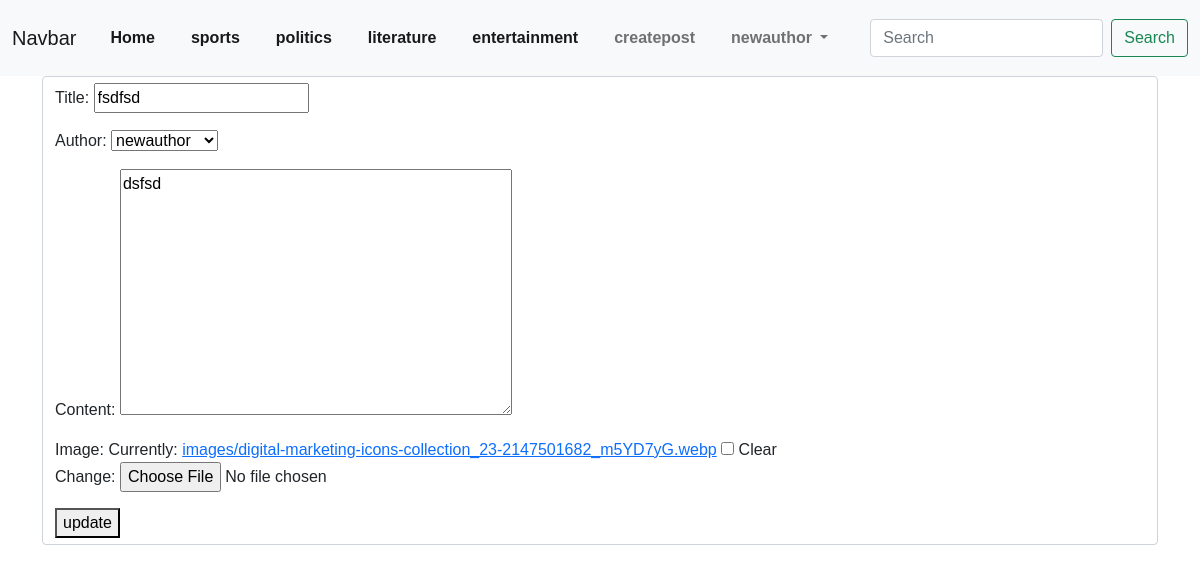
Page /article/edit/22 (signed in) on the committed database.
### mypost/models.py (models this page shows, shortened)
class category(models.Model):
    name= models.CharField(max_length=255)
    def __str__(self):
        return (self.name)

class post(models.Model):
    title= models.CharField(max_length=255)
    author=models.ForeignKey(User,on_delete=models.CASCADE)
    content=models.TextField()
    Category = models.CharField(max_length=255)
    image= models.ImageField(null=True,blank=True, upload_to = "images/")
    post_date= models.DateTimeField(auto_now_add=True)

### mypost/views.py (the view)
# urls.py: path("article/edit/<int:pk>",ArticleUpdateView.as_view(),name='article-update'),
class ArticleUpdateView(UpdateView):
    model= post
    template_name="update.html"
    fields= ["title",'author',"content","image"]
    def get_context_data(self, *args, **kwargs):
        cat_menu= category.objects.all()
        context= super(ArticleUpdateView,self).get_context_data(*args, **kwargs)
        context['cat_menu']= cat_menu
        return context

### mypost/templates/update.html (shortened to what this page needs)
{% extends "base.html" %}
{% block content %}
{% if user.is_authenticated %}
{% if user.id == post.author.id %}
<div class="form-control">
<form method="POST" enctype="multipart/form-data">
{{ form.as_p }}
<button>update</button>
</form>
</div>
{% else %}
you are not allowded here....
{% endif %}
{% else %}
<h3>you can't update this page</h3>
{% endif %}
{% endblock %}

### mypost/templates/base.html (shortened to what this page needs)
{% load static %}
<!doctype html>
<html lang="en">
  <head>
    <link href="https://cdn.jsdelivr.net/npm/bootstrap@5.0.2/dist/css/bootstrap.min.css" rel="stylesheet">
    <link rel="stylesheet" type="text/css" href= "{% static 'css/style.css' %}">
  </head>
  <body>
    <nav class="navbar navbar-expand-lg navbar-light bg-light">
      <div class="container-fluid">
        <a class="navbar-brand" href="#">Navbar</a>
        <div class="collapse navbar-collapse" id="navbarSupportedContent">
          <ul class="navbar-nav me-auto mb-2 mb-lg-0">
            <li class="nav-item">
              <a class="nav-link active" aria-current="page" href="{% url 'home' %}">Home</a>
            </li>
            {% for items in cat_menu %}
            <li class="nav-item">
              <a class="nav-link active" aria-current="page" href="{% url 'category' items %}">{{items}}</a>
            </li>
              {% endfor%}
            {% if user.is_authenticated %}
            <li class="nav-item">
              <a class="nav-link" href="{% url 'article-create' %}">createpost</a>
            </li>
            {% endif %}
            {% if user.is_authenticated %}
            <li class="nav-item dropdown">
              <a class="nav-link dropdown-toggle" href="#" id="navbarDropdown" role="button" data-bs-toggle="dropdown" aria-expanded="false">
                {{user}}
              </a>
            </li>
            {% endif%}
          </ul>
          <form class="d-flex" method= POST action="{% url 'search'  %}">
            <input class="form-control me-2" type="search" placeholder="Search" aria-label="Search" name="searched">            <button class="btn btn-outline-success" type="submit">Search</button>
          </form>
        </div>
      </div>
    </nav>
    <div class="container">
    {% block content%}
    {% endblock %}
    </div>
  </body>
</html>

### mypost/static/css/style.css (style rules this page uses)
body { font-family: Arial, Helvetica, sans-serif; }
nav { background-color: #cc9215; }
nav ul li { display: inline-block; padding: 10px; }
nav ul li a { text-decoration: none; font-weight: 700; }

### rows in the picture
category: name "sports"
category: name "politics"
category: name "literature"
category: name "entertainment"
post: title "fsdfsd", author "newauthor", content "dsfsd"

### other values in the picture
{{ user }} "newauthor"
